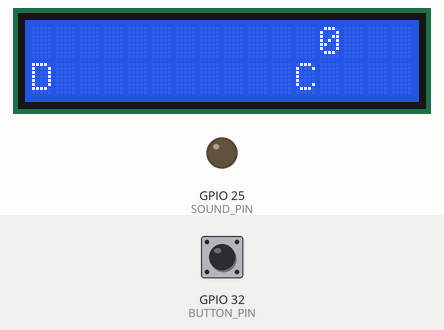
The sketch below on a simulated ESP32. Parts: 16×2 character LCD, output pins drawn as LEDs (lit = HIGH). The test bench sets the inputs (shaded band); at power-on: GPIO 32 (BUTTON_PIN) HIGH. At 5.9 s the program stops and its outputs stay as they are.

Above: at 2.1 s.
2.2 s: GPIO 32 (BUTTON_PIN) pulled LOW for 0.15 s
At 2.5 s:
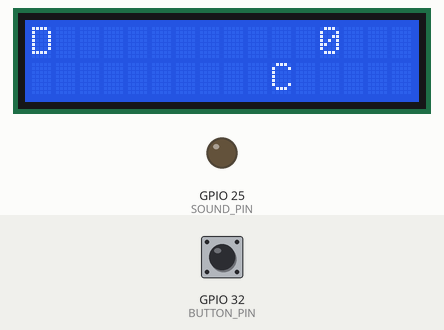
At 6.3 s:
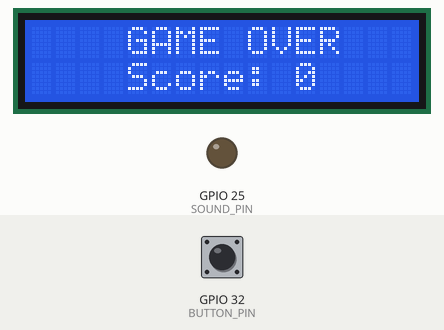
Timing chart, 0 to 7.4 s (numbered marks = the images above; inputs shaded):
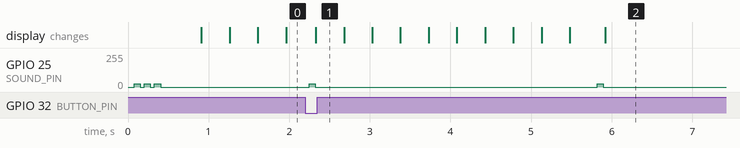

Measured:
- by itself, GPIO 25 (SOUND_PIN): alternates 24/255 for 0.08 s and 0/255 for 3.5 s

The sketch:

connor.ino
```cpp
#include <LiquidCrystal_I2C.h>

#define SOUND_PIN 25  // GPIO25 PWM for sound
#define SCL_PIN 22
#define SDA_PIN 21
#define BUTTON_PIN 32 // GPIO for jump button

LiquidCrystal_I2C lcd(0x27,16,2);

void beep() {
  analogWrite(SOUND_PIN, 24);
  delay(75);
  analogWrite(SOUND_PIN, 0);
}

// Game variables
int dinoRow = 1;         // 0 = top, 1 = bottom
bool isJumping = false;
unsigned long jumpStart = 0;
const int jumpDuration = 750; // ms

int obstacleCol = 15;    // start at far right
int moveInterval = 300; // ms per move
unsigned long lastMove = 0;

int score = 0;

void setup() {
  Wire.begin(SDA_PIN, SCL_PIN);
  pinMode(SOUND_PIN, OUTPUT); // PWM
  pinMode(BUTTON_PIN, INPUT_PULLUP);

  lcd.init();
  lcd.backlight();
  lcd.setCursor(0,0);
  lcd.print("ES@P T-rex Game");

  // Intro beeps
  beep();
  delay(50);
  beep();
  delay(50);
  beep();
  delay(500);
}

void loop() {
  // Update move interval based on score
  moveInterval = moveInterval / (1 + (score/10));

  // Check jump button
  if (digitalRead(BUTTON_PIN) == LOW && !isJumping) {
    isJumping = true;
    jumpStart = millis();
    beep();
  }

  // Update dinosaur position
  if (isJumping && millis() - jumpStart > jumpDuration) {
    isJumping = false;
  }
  dinoRow = isJumping ? 0 : 1;

  // Move obstacle
  if (millis() - lastMove > moveInterval) {
    obstacleCol--;
    if (obstacleCol < 0) {
      obstacleCol = 15; // reset to right
      score++;
    }
    lastMove = millis();
  }

  // Check collision
  if (obstacleCol == 0 && dinoRow == 1) {
    beep(); // collision beep
    lcd.clear();
    lcd.setCursor(4,0);
    lcd.print("GAME OVER");
    lcd.setCursor(4,1);
    lcd.print("Score: ");
    lcd.print(score);
    while(1); // stop game
  }

  // Draw game
  lcd.clear();
  lcd.setCursor(0,dinoRow);
  lcd.print("D");           // dinosaur
  lcd.setCursor(obstacleCol,1);
  lcd.print("C");           // cactus
  lcd.setCursor(12,0);
  lcd.print(score);         // score
  delay(50);
}
```
